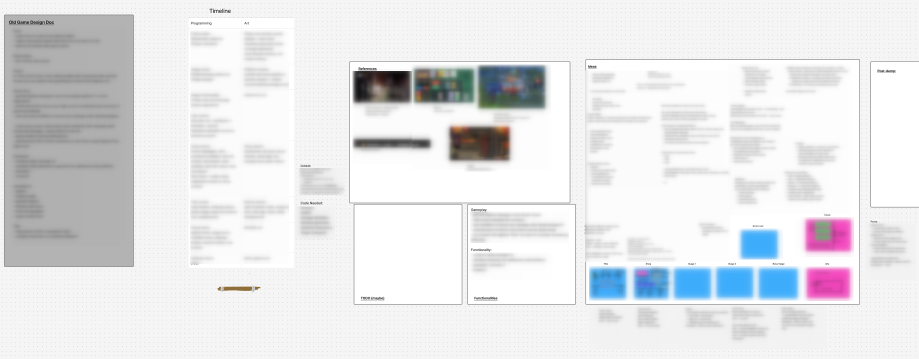
#> input picture code-samples/gamb-jam/figma.png, 1838 x 717 px (shown at 1/2 size)
$ python -i python.py   (imports and definitions only)
#> lines starting #> are read from the running program, lines starting #| are printed output that depends on the picture
# backend image processing; detecting edges and applying homography

import base64
import cv2
import numpy as np
import logging

# Setup logging
# [1 line not run here, left out]
logger = logging.getLogger(__name__)

def get_image_edges(image_data):
    # Decode the base64 image
    image_bytes = base64.b64decode(image_data)
    nparr = np.frombuffer(image_bytes, np.uint8)
    image = cv2.imdecode(nparr, cv2.IMREAD_COLOR)

    edges = detectEdges(image, None)

    return edges

# [44 lines left out: functions process_image_route, pointOrder, not called in this run]

def detectEdges(image, quadrilateral):
    if (image is None):
        raise ValueError("Image is null")
    if (quadrilateral is None):
        # preprocess
        gray = cv2.cvtColor(image, cv2.COLOR_BGR2GRAY)
        blurred = cv2.GaussianBlur(gray, (5, 5), 0)
        edges = cv2.Canny(blurred, 50, 150)

        # detect edges
        contours, _ = cv2.findContours(edges, cv2.RETR_EXTERNAL, cv2.CHAIN_APPROX_SIMPLE)
        arc = max(contours, key=cv2.contourArea)
        epsilon = 0.02 * cv2.arcLength(arc, True)
        approx = cv2.approxPolyDP(arc, epsilon, True)
    else:
        approx = quadrilateral

    if len(approx) == 4:
        return pointOrder(approx.reshape(4, 2))
    else:
        raise ValueError("Failed to detect a quadrilateral. Invalid contour.")

# warp image to quadrilateral shape
# [24 lines left out: functions homography, process_image, not called in this run]

>>> import cv2
>>> picture = cv2.imread('../gamb-jam/figma.png', cv2.IMREAD_GRAYSCALE)
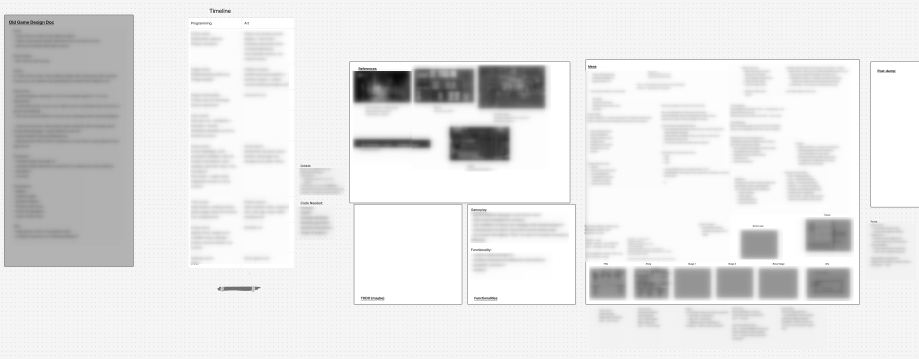
#> picture: shape (717, 1838) (shown at 1/2 size); min 7, max 255, mean 229
>>> result = get_image_edges(picture)
#> in get_image_edges, `nparr = np.frombuffer(image_bytes, np.uint8)`: nparr = 2219 values, max 255 at index 64, min 0 at index 1541, mean 124.4
#> (the run stopped early here; a loop or call above may not have finished)
